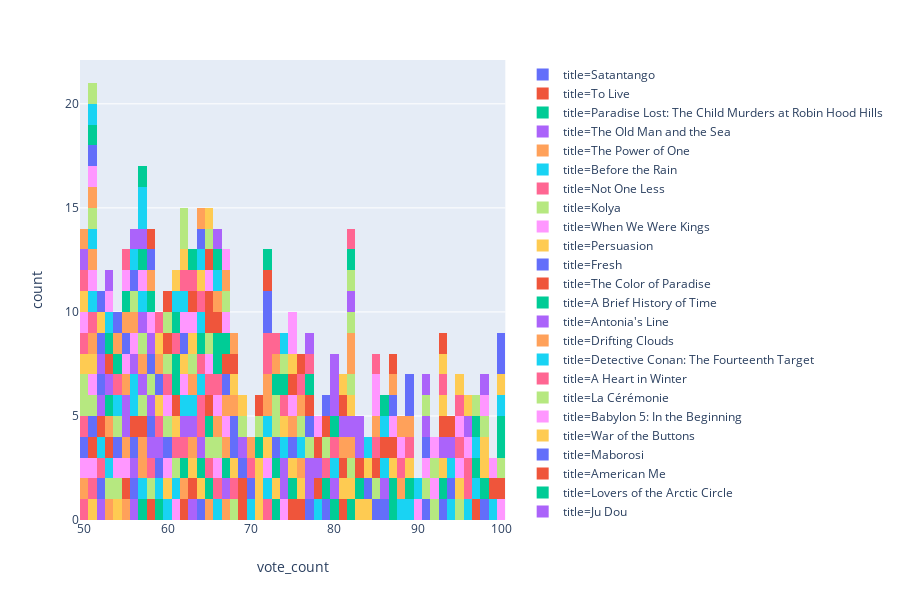

The notebook cell this image was saved under:
### Code cell
fig = px.histogram(df[df['vote_count']<=100], x='vote_count', nbins=100, color='title')
fig.show()
